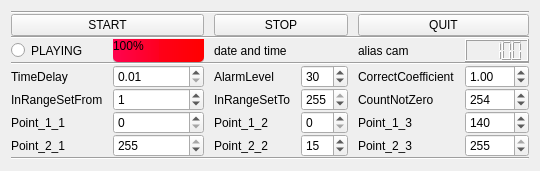
      <widget class="QWidget" name="tab_1">
       <attribute name="title">
        <string>MANAGEMENT</string>
       </attribute>
       <layout class="QVBoxLayout" name="verticalLayout_3">
        <item>
         <layout class="QHBoxLayout" name="horizontalLayout_1">
          <item>
           <layout class="QGridLayout" name="grid_1_1">
            <property name="horizontalSpacing">
             <number>10</number>
            </property>
            <property name="verticalSpacing">
             <number>0</number>
            </property>
            <item row="8" column="5">
             <widget class="QLabel" name="label_41">
              <property name="sizePolicy">
               <sizepolicy hsizetype="Expanding" vsizetype="Expanding">
                <horstretch>0</horstretch>
                <verstretch>0</verstretch>
               </sizepolicy>
              </property>
              <property name="maximumSize">
               <size>
                <width>3840</width>
                <height>2160</height>
               </size>
              </property>
              <property name="text">
               <string>Point_2_3</string>
              </property>
             </widget>
            </item>
            <item row="6" column="1">
             <widget class="QLabel" name="label_35">
              <property name="sizePolicy">
               <sizepolicy hsizetype="Expanding" vsizetype="Expanding">
                <horstretch>0</horstretch>
                <verstretch>0</verstretch>
               </sizepolicy>
              </property>
              <property name="maximumSize">
               <size>
                <width>3840</width>
                <height>2160</height>
               </size>
              </property>
              <property name="text">
               <string>InRangeSetFrom</string>
              </property>
             </widget>
            </item>
            <item row="1" column="1" colspan="2">
             <widget class="QPushButton" name="START_btn">
              <property name="sizePolicy">
               <sizepolicy hsizetype="Expanding" vsizetype="Expanding">
                <horstretch>0</horstretch>
                <verstretch>0</verstretch>
               </sizepolicy>
              </property>
              <property name="maximumSize">
               <size>
                <width>3840</width>
                <height>2160</height>
               </size>
              </property>
              <property name="text">
               <string>START</string>
              </property>
             </widget>
            </item>
            <item row="3" column="6">
             <widget class="QLCDNumber" name="lcdNumber">
              <property name="sizePolicy">
               <sizepolicy hsizetype="Expanding" vsizetype="Expanding">
                <horstretch>0</horstretch>
                <verstretch>0</verstretch>
               </sizepolicy>
              </property>
              <property name="maximumSize">
               <size>
                <width>3840</width>
                <height>2160</height>
               </size>
              </property>
              <property name="value" stdset="0">
               <double>100.000000000000000</double>
              </property>
             </widget>
            </item>
            <item row="8" column="3">
             <widget class="QLabel" name="label_39">
              <property name="sizePolicy">
               <sizepolicy hsizetype="Expanding" vsizetype="Expanding">
                <horstretch>0</horstretch>
                <verstretch>0</verstretch>
               </sizepolicy>
              </property>
              <property name="maximumSize">
               <size>
                <width>3840</width>
                <height>2160</height>
               </size>
              </property>
              <property name="text">
               <string>Point_2_2</string>
              </property>
             </widget>
            </item>
            <item row="7" column="5">
             <widget class="QLabel" name="label_40">
              <property name="sizePolicy">
               <sizepolicy hsizetype="Expanding" vsizetype="Expanding">
                <horstretch>0</horstretch>
                <verstretch>0</verstretch>
               </sizepolicy>
              </property>
              <property name="maximumSize">
               <size>
                <width>3840</width>
                <height>2160</height>
               </size>
              </property>
              <property name="text">
               <string>Point_1_3</string>
              </property>
             </widget>
            </item>
            <item row="6" column="5">
             <widget class="QLabel" name="label_34">
              <property name="sizePolicy">
               <sizepolicy hsizetype="Expanding" vsizetype="Expanding">
                <horstretch>0</horstretch>
                <verstretch>0</verstretch>
               </sizepolicy>
              </property>
              <property name="maximumSize">
               <size>
                <width>3840</width>
                <height>2160</height>
               </size>
              </property>
              <property name="text">
               <string>CountNotZero</string>
              </property>
             </widget>
            </item>
            <item row="7" column="4">
             <widget class="QSpinBox" name="Point_1_2_spinBox">
              <property name="sizePolicy">
               <sizepolicy hsizetype="Expanding" vsizetype="Expanding">
                <horstretch>0</horstretch>
                <verstretch>0</verstretch>
               </sizepolicy>
              </property>
              <property name="maximumSize">
               <size>
                <width>3840</width>
                <height>2160</height>
               </size>
              </property>
              <property name="maximum">
               <number>255</number>
              </property>
              <property name="value">
               <number>0</number>
              </property>
             </widget>
            </item>
            <item row="2" column="1" colspan="6">
             <widget class="Line" name="line_7">
              <property name="sizePolicy">
               <sizepolicy hsizetype="Expanding" vsizetype="Expanding">
                <horstretch>0</horstretch>
                <verstretch>0</verstretch>
               </sizepolicy>
              </property>
              <property name="maximumSize">
               <size>
                <width>3840</width>
                <height>2160</height>
               </size>
              </property>
              <property name="orientation">
               <enum>Qt::Horizontal</enum>
              </property>
             </widget>
            </item>
            <item row="8" column="1">
             <widget class="QLabel" name="label_37">
              <property name="sizePolicy">
               <sizepolicy hsizetype="Expanding" vsizetype="Expanding">
                <horstretch>0</horstretch>
                <verstretch>0</verstretch>
               </sizepolicy>
              </property>
              <property name="maximumSize">
               <size>
                <width>3840</width>
                <height>2160</height>
               </size>
              </property>
              <property name="text">
               <string>Point_2_1</string>
              </property>
             </widget>
            </item>
            <item row="7" column="2">
             <widget class="QSpinBox" name="Point_1_1_spinBox">
              <property name="sizePolicy">
               <sizepolicy hsizetype="Expanding" vsizetype="Expanding">
                <horstretch>0</horstretch>
                <verstretch>0</verstretch>
               </sizepolicy>
              </property>
              <property name="maximumSize">
               <size>
                <width>3840</width>
                <height>2160</height>
               </size>
              </property>
              <property name="maximum">
               <number>255</number>
              </property>
              <property name="value">
               <number>0</number>
              </property>
             </widget>
            </item>
            <item row="1" column="3" colspan="2">
             <widget class="QPushButton" name="STOP_btn">
              <property name="sizePolicy">
               <sizepolicy hsizetype="Expanding" vsizetype="Expanding">
                <horstretch>0</horstretch>
                <verstretch>0</verstretch>
               </sizepolicy>
              </property>
              <property name="maximumSize">
               <size>
                <width>3840</width>
                <height>2160</height>
               </size>
              </property>
              <property name="text">
               <string>STOP</string>
              </property>
             </widget>
            </item>
            <item row="7" column="1">
             <widget class="QLabel" name="label_36">
              <property name="sizePolicy">
               <sizepolicy hsizetype="Expanding" vsizetype="Expanding">
                <horstretch>0</horstretch>
                <verstretch>0</verstretch>
               </sizepolicy>
              </property>
              <property name="maximumSize">
               <size>
                <width>3840</width>
                <height>2160</height>
               </size>
              </property>
              <property name="text">
               <string>Point_1_1</string>
              </property>
             </widget>
            </item>
            <item row="3" column="1">
             <widget class="QRadioButton" name="playing_radioButton">
              <property name="sizePolicy">
               <sizepolicy hsizetype="Expanding" vsizetype="Expanding">
                <horstretch>0</horstretch>
                <verstretch>0</verstretch>
               </sizepolicy>
              </property>
              <property name="maximumSize">
               <size>
                <width>3840</width>
                <height>2160</height>
               </size>
              </property>
              <property name="text">
               <string>PLAYING</string>
              </property>
              <property name="checkable">
               <bool>true</bool>
              </property>
              <property name="checked">
               <bool>false</bool>
              </property>
             </widget>
            </item>
            <item row="4" column="1" colspan="6">
             <widget class="Line" name="line_9">
              <property name="sizePolicy">
               <sizepolicy hsizetype="Expanding" vsizetype="Expanding">
                <horstretch>0</horstretch>
                <verstretch>0</verstretch>
               </sizepolicy>
              </property>
              <property name="maximumSize">
               <size>
                <width>3840</width>
                <height>2160</height>
               </size>
              </property>
              <property name="orientation">
               <enum>Qt::Horizontal</enum>
              </property>
             </widget>
            </item>
            <item row="8" column="2">
             <widget class="QSpinBox" name="Point_2_1_spinBox">
              <property name="sizePolicy">
               <sizepolicy hsizetype="Expanding" vsizetype="Expanding">
                <horstretch>0</horstretch>
                <verstretch>0</verstretch>
               </sizepolicy>
              </property>
              <property name="maximumSize">
               <size>
                <width>3840</width>
                <height>2160</height>
               </size>
              </property>
              <property name="maximum">
               <number>255</number>
              </property>
              <property name="value">
               <number>255</number>
              </property>
             </widget>
            </item>
            <item row="6" column="2">
             <widget class="QSpinBox" name="InRangeSetFrom_spinBox">
              <property name="sizePolicy">
               <sizepolicy hsizetype="Expanding" vsizetype="Expanding">
                <horstretch>0</horstretch>
                <verstretch>0</verstretch>
               </sizepolicy>
              </property>
              <property name="maximumSize">
               <size>
                <width>3840</width>
                <height>2160</height>
               </size>
              </property>
              <property name="maximum">
               <number>255</number>
              </property>
              <property name="value">
               <number>1</number>
              </property>
             </widget>
            </item>
            <item row="6" column="3">
             <widget class="QLabel" name="label_42">
              <property name="sizePolicy">
               <sizepolicy hsizetype="Expanding" vsizetype="Expanding">
                <horstretch>0</horstretch>
                <verstretch>0</verstretch>
               </sizepolicy>
              </property>
              <property name="maximumSize">
               <size>
                <width>3840</width>
                <height>2160</height>
               </size>
              </property>
              <property name="text">
               <string>InRangeSetTo</string>
              </property>
             </widget>
            </item>
            <item row="7" column="6">
             <widget class="QSpinBox" name="Point_1_3_spinBox">
              <property name="sizePolicy">
               <sizepolicy hsizetype="Expanding" vsizetype="Expanding">
                <horstretch>0</horstretch>
                <verstretch>0</verstretch>
               </sizepolicy>
              </property>
              <property name="maximumSize">
               <size>
                <width>3840</width>
                <height>2160</height>
               </size>
              </property>
              <property name="maximum">
               <number>255</number>
              </property>
              <property name="value">
               <number>140</number>
              </property>
             </widget>
            </item>
            <item row="3" column="5">
             <widget class="QLabel" name="label_info">
              <property name="sizePolicy">
               <sizepolicy hsizetype="Expanding" vsizetype="Expanding">
                <horstretch>0</horstretch>
                <verstretch>0</verstretch>
               </sizepolicy>
              </property>
              <property name="maximumSize">
               <size>
                <width>3840</width>
                <height>2160</height>
               </size>
              </property>
              <property name="text">
               <string>alias cam</string>
              </property>
             </widget>
            </item>
            <item row="8" column="6">
             <widget class="QSpinBox" name="Point_2_3_spinBox">
              <property name="sizePolicy">
               <sizepolicy hsizetype="Expanding" vsizetype="Expanding">
                <horstretch>0</horstretch>
                <verstretch>0</verstretch>
               </sizepolicy>
              </property>
              <property name="maximumSize">
               <size>
                <width>3840</width>
                <height>2160</height>
               </size>
              </property>
              <property name="maximum">
               <number>255</number>
              </property>
              <property name="value">
               <number>255</number>
              </property>
             </widget>
            </item>
            <item row="0" column="1" colspan="6">
             <widget class="Line" name="line_8">
              <property name="sizePolicy">
               <sizepolicy hsizetype="Expanding" vsizetype="Expanding">
                <horstretch>0</horstretch>
                <verstretch>0</verstretch>
               </sizepolicy>
              </property>
              <property name="maximumSize">
               <size>
                <width>3840</width>
                <height>2160</height>
               </size>
              </property>
              <property name="orientation">
               <enum>Qt::Horizontal</enum>
              </property>
             </widget>
            </item>
            <item row="6" column="4">
             <widget class="QSpinBox" name="InRangeSetTo_spinBox">
              <property name="sizePolicy">
               <sizepolicy hsizetype="Expanding" vsizetype="Expanding">
                <horstretch>0</horstretch>
                <verstretch>0</verstretch>
               </sizepolicy>
              </property>
              <property name="maximumSize">
               <size>
                <width>3840</width>
                <height>2160</height>
               </size>
              </property>
              <property name="maximum">
               <number>255</number>
              </property>
              <property name="value">
               <number>255</number>
              </property>
             </widget>
            </item>
            <item row="7" column="3">
             <widget class="QLabel" name="label_38">
              <property name="sizePolicy">
               <sizepolicy hsizetype="Expanding" vsizetype="Expanding">
                <horstretch>0</horstretch>
                <verstretch>0</verstretch>
               </sizepolicy>
              </property>
              <property name="maximumSize">
               <size>
                <width>3840</width>
                <height>2160</height>
               </size>
              </property>
              <property name="text">
               <string>Point_1_2</string>
              </property>
             </widget>
            </item>
            <item row="6" column="6">
             <widget class="QSpinBox" name="CountNotZero_spinBox">
              <property name="sizePolicy">
               <sizepolicy hsizetype="Expanding" vsizetype="Expanding">
                <horstretch>0</horstretch>
                <verstretch>0</verstretch>
               </sizepolicy>
              </property>
              <property name="maximumSize">
               <size>
                <width>3840</width>
                <height>2160</height>
               </size>
              </property>
              <property name="maximum">
               <number>255</number>
              </property>
              <property name="value">
               <number>254</number>
              </property>
             </widget>
            </item>
            <item row="8" column="4">
             <widget class="QSpinBox" name="Point_2_2_spinBox">
              <property name="sizePolicy">
               <sizepolicy hsizetype="Expanding" vsizetype="Expanding">
                <horstretch>0</horstretch>
                <verstretch>0</verstretch>
               </sizepolicy>
              </property>
              <property name="maximumSize">
               <size>
                <width>3840</width>
                <height>2160</height>
               </size>
              </property>
              <property name="maximum">
               <number>255</number>
              </property>
              <property name="value">
               <number>15</number>
              </property>
             </widget>
            </item>
            <item row="9" column="1" colspan="6">
             <widget class="Line" name="line_10">
              <property name="sizePolicy">
               <sizepolicy hsizetype="Expanding" vsizetype="Expanding">
                <horstretch>0</horstretch>
                <verstretch>0</verstretch>
               </sizepolicy>
              </property>
              <property name="maximumSize">
               <size>
                <width>3840</width>
                <height>2160</height>
               </size>
              </property>
              <property name="orientation">
               <enum>Qt::Horizontal</enum>
              </property>
             </widget>
            </item>
            <item row="1" column="5" colspan="2">
             <widget class="QPushButton" name="QUIT_btn">
              <property name="sizePolicy">
               <sizepolicy hsizetype="Expanding" vsizetype="Expanding">
                <horstretch>0</horstretch>
                <verstretch>0</verstretch>
               </sizepolicy>
              </property>
              <property name="maximumSize">
               <size>
                <width>3840</width>
                <height>2160</height>
               </size>
              </property>
              <property name="text">
               <string>QUIT</string>
              </property>
             </widget>
            </item>
            <item row="3" column="2">
             <widget class="QProgressBar" name="progressBar">
              <property name="sizePolicy">
               <sizepolicy hsizetype="Expanding" vsizetype="Expanding">
                <horstretch>0</horstretch>
                <verstretch>0</verstretch>
               </sizepolicy>
              </property>
              <property name="maximumSize">
               <size>
                <width>3840</width>
                <height>2160</height>
               </size>
              </property>
              <property name="styleSheet">
               <string notr="true">QProgressBar::chunk {background: QLinearGradient( x1: 0, y1: 0, x2: 1, y2: 0,stop: 0 #FF0350,stop: 0.4999 #FF0020,stop: 0.5 #FF0019,stop: 1 #FF0000 );border-bottom-right-radius: 5px;border-bottom-left-radius: 5px;border: .px solid black;}</string>
              </property>
              <property name="value">
               <number>100</number>
              </property>
             </widget>
            </item>
            <item row="3" column="3" colspan="2">
             <widget class="QLabel" name="label_time">
              <property name="sizePolicy">
               <sizepolicy hsizetype="Expanding" vsizetype="Expanding">
                <horstretch>0</horstretch>
                <verstretch>0</verstretch>
               </sizepolicy>
              </property>
              <property name="maximumSize">
               <size>
                <width>3840</width>
                <height>2160</height>
               </size>
              </property>
              <property name="text">
               <string>date and time</string>
              </property>
             </widget>
            </item>
            <item row="5" column="6">
             <widget class="QDoubleSpinBox" name="CorrectCoefficient_doubleSpinBox">
              <property name="sizePolicy">
               <sizepolicy hsizetype="Expanding" vsizetype="Expanding">
                <horstretch>0</horstretch>
                <verstretch>0</verstretch>
               </sizepolicy>
              </property>
              <property name="maximumSize">
               <size>
                <width>3840</width>
                <height>2160</height>
               </size>
              </property>
              <property name="maximum">
               <double>100.000000000000000</double>
              </property>
              <property name="value">
               <double>1.000000000000000</double>
              </property>
             </widget>
            </item>
            <item row="5" column="5">
             <widget class="QLabel" name="label_33">
              <property name="sizePolicy">
               <sizepolicy hsizetype="Expanding" vsizetype="Expanding">
                <horstretch>0</horstretch>
                <verstretch>0</verstretch>
               </sizepolicy>
              </property>
              <property name="maximumSize">
               <size>
                <width>3840</width>
                <height>2160</height>
               </size>
              </property>
              <property name="text">
               <string>CorrectCoefficient</string>
              </property>
             </widget>
            </item>
            <item row="5" column="4">
             <widget class="QSpinBox" name="AlarmLevel_spinBox">
              <property name="sizePolicy">
               <sizepolicy hsizetype="Expanding" vsizetype="Expanding">
                <horstretch>0</horstretch>
                <verstretch>0</verstretch>
               </sizepolicy>
              </property>
              <property name="maximumSize">
               <size>
                <width>3840</width>
                <height>2160</height>
               </size>
              </property>
              <property name="maximum">
               <number>100</number>
              </property>
              <property name="value">
               <number>30</number>
              </property>
             </widget>
            </item>
            <item row="5" column="3">
             <widget class="QLabel" name="label_18">
              <property name="sizePolicy">
               <sizepolicy hsizetype="Expanding" vsizetype="Expanding">
                <horstretch>0</horstretch>
                <verstretch>0</verstretch>
               </sizepolicy>
              </property>
              <property name="maximumSize">
               <size>
                <width>3840</width>
                <height>2160</height>
               </size>
              </property>
              <property name="text">
               <string>AlarmLevel</string>
              </property>
             </widget>
            </item>
            <item row="5" column="1">
             <widget class="QLabel" name="label_14">
              <property name="sizePolicy">
               <sizepolicy hsizetype="Expanding" vsizetype="Expanding">
                <horstretch>0</horstretch>
                <verstretch>0</verstretch>
               </sizepolicy>
              </property>
              <property name="maximumSize">
               <size>
                <width>3840</width>
                <height>2160</height>
               </size>
              </property>
              <property name="text">
               <string>TimeDelay</string>
              </property>
             </widget>
            </item>
            <item row="5" column="2">
             <widget class="QDoubleSpinBox" name="TimeDelay_doubleSpinBox">
              <property name="sizePolicy">
               <sizepolicy hsizetype="Expanding" vsizetype="Expanding">
                <horstretch>0</horstretch>
                <verstretch>0</verstretch>
               </sizepolicy>
              </property>
              <property name="maximumSize">
               <size>
                <width>3840</width>
                <height>2160</height>
               </size>
              </property>
              <property name="minimum">
               <double>0.010000000000000</double>
              </property>
              <property name="maximum">
               <double>100.000000000000000</double>
              </property>
             </widget>
            </item>
           </layout>
          </item>
         </layout>
        </item>
       </layout>
      </widget>
